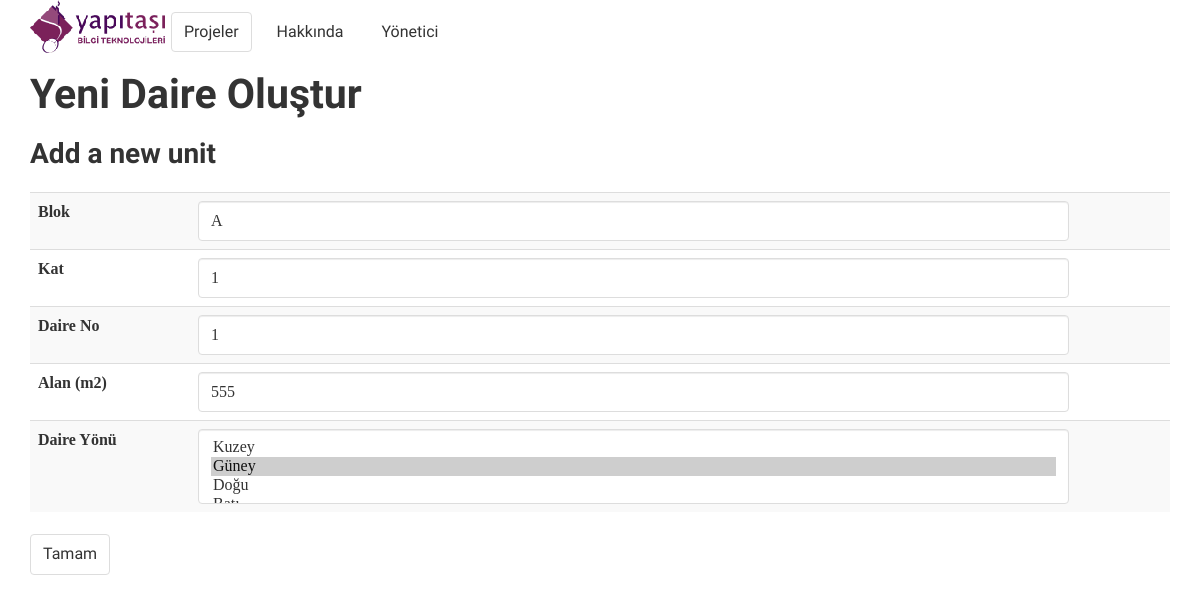
Before: /unit/edit_unit/2/ with the older database file.
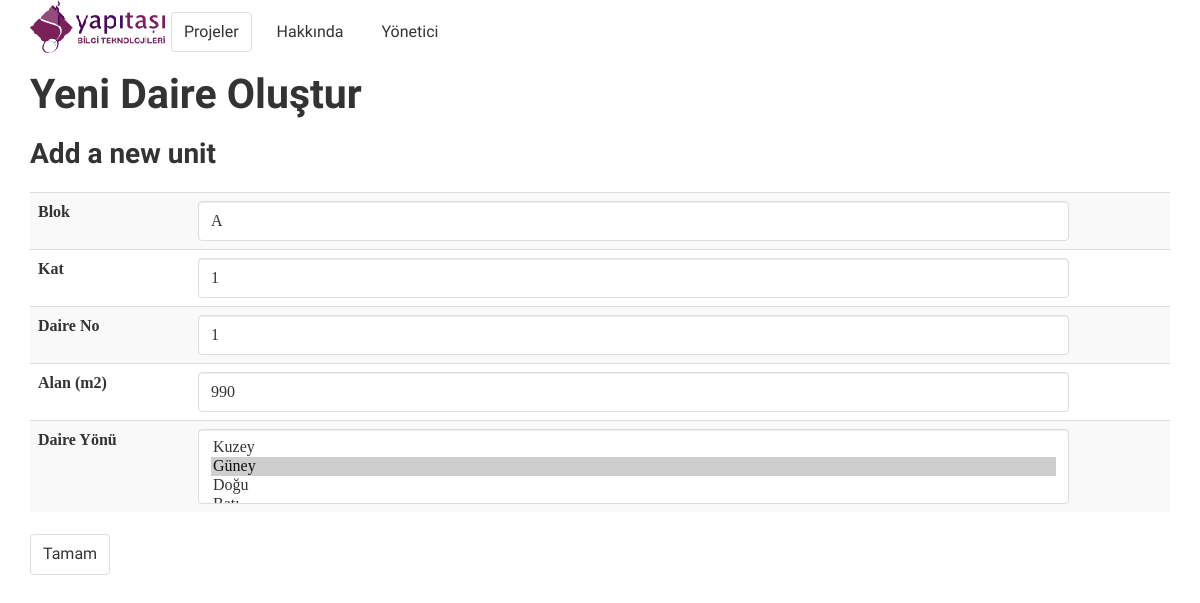
After: the same page with the newer database file.
### unit/models.py (models this page shows, shortened)
class Unit(models.Model):
    project = models.ForeignKey(Project)
    block = models.CharField('block', max_length=10)
    floor = models.IntegerField('unit_floor')
    unit_no = models.IntegerField('unit_no')
    area = models.IntegerField('gross area (m2)')
    direction = models.CharField('direction', max_length=2)
    class Meta:
        unique_together = ('project','block', 'floor', 'unit_no',)

### unit/views.py (the view)
# urls.py: url(r'^edit_unit/(?P<id>[\d]+)/$', views.edit_unit, name='edit_unit'),
def edit_unit(request, id):
    unit = get_object_or_404(Unit, id=id)
    form = UnitForm(request.POST or None, instance=unit)
    success = False
    if form.is_valid():
        form.save()
        success = True
    return render(request, 'unit/add_unit.html', {'form': form,
                                                  'success': success,})

### unit/templates/unit/add_unit.html (shortened to what this page needs)
{% extends 'common/base.html' %}
{% block content %}
    <h1>Yeni Daire Oluştur</h1>
    <h3>{% if project. %}Updating {{unit}}{% else %}Add a new unit{% endif %}</h3>
    <form id="category_form" method="post">{% csrf_token %}
    <div class="form-group">
        <table class="table table-striped table-hover">
                {% for field in form.visible_fields %}
                    <tr>
                        <td style="width:160px">  <label class="control-label" for="focusedInput">{{ field.help_text }}</label></td>
                        <td>{{ field }}</td>
                        <td>{{ field.errors }}</td>
                    </tr>
                {% endfor %}
        </table>
    </div>
        <input type="submit" name="submit" class="btn btn-default" value="Tamam"/>
    </form>
{% endblock content %}

Changed rows visible on the page:
changed Unit "Kuzey / Güney ☑ / Doğu": area "555" → "990"
